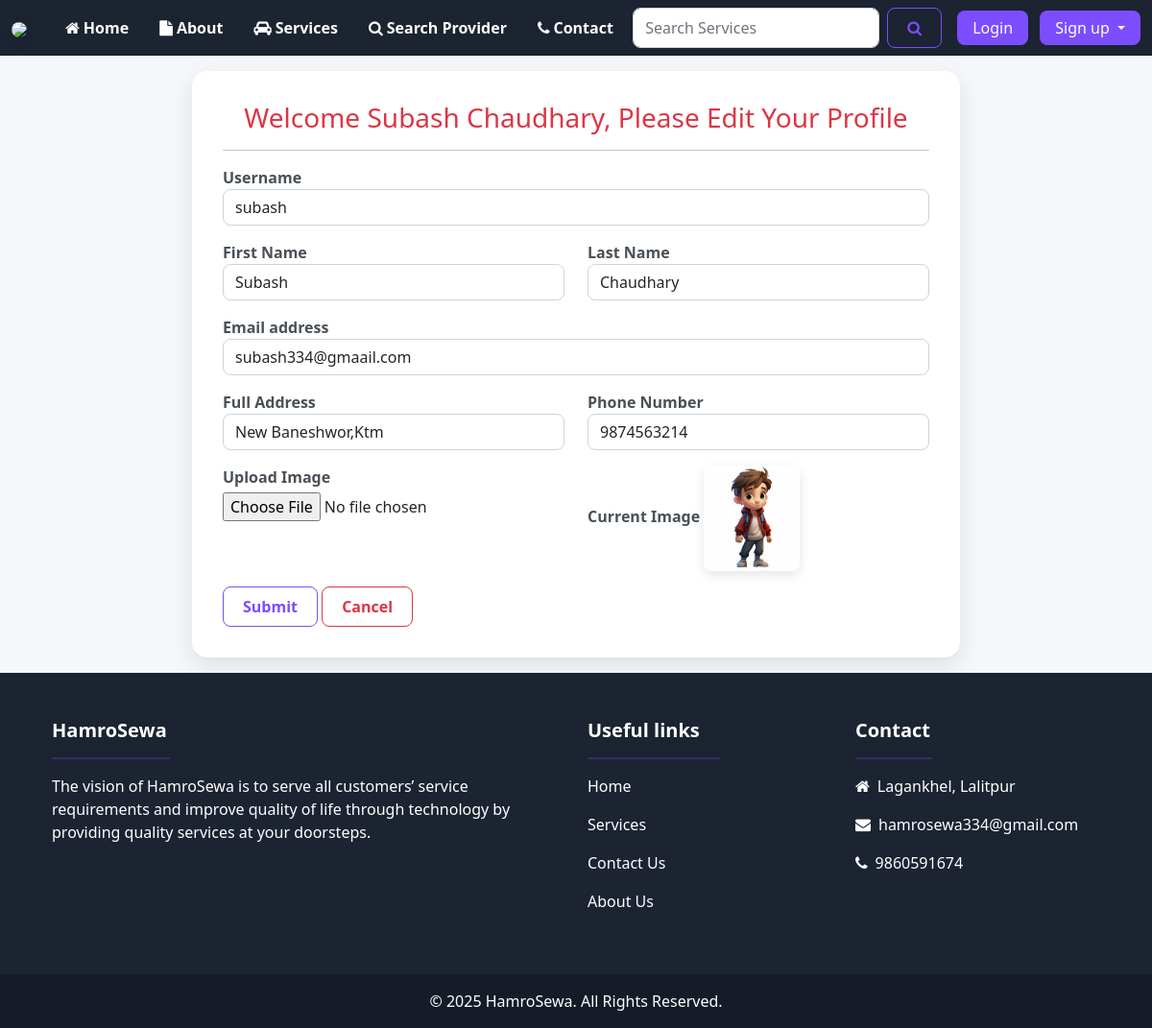
The page /editprofile/ (signed in) on the database its author committed.
### home/models.py (models this page shows, shortened)
class Customer(models.Model):
    user = models.ForeignKey(User, on_delete=models.CASCADE, null=True)
    phone = models.CharField(max_length=20, null=True)
    address = models.CharField(max_length=100, null=True)
    image = models.ImageField(upload_to='customer/', null=True)
    date_joined = models.DateField(auto_now_add=True)

### home/views.py (the view, shortened to what this page needs)
# urls.py: path('editprofile/', views.edit_profile, name='editprofile'),
@login_required(login_url='login')
def edit_profile(request):
    print(request.user)
    u = User.objects.get(id=request.user.id)
    try:
        page = True
        user = Service_Man.objects.get(user=u)
    except:
        page = False
        user = Customer.objects.get(user=u)
    services = Service.objects.all()
    city = City.objects.all()
    context = {'page': page, 'services': services, 'city': city, 'user': user}
    return render(request, 'editprofile.html', context)

### templates/editprofile.html (shortened to what this page needs)
<!DOCTYPE html>
<html lang="en">
{% load static %}
<head>
    <link href="https://cdn.jsdelivr.net/npm/bootstrap@5.0.2/dist/css/bootstrap.min.css" rel="stylesheet"
>
    <link rel="stylesheet" href="https://cdnjs.cloudflare.com/ajax/libs/font-awesome/4.7.0/css/font-awesome.min.css">
</head>
<body>
  <nav class="navbar navbar-expand-lg navbar-dark">
    <div class="container-fluid">
      <a class="navbar-brand" href="/"><img src="{% static 'img/logo.png' %}" style="width: 100px;" /></a>
      <div class="collapse navbar-collapse" id="navbarSupportedContent">
        <ul class="navbar-nav me-auto mb-2 mb-lg-0" style="font-weight: 600;">
          <li class="nav-item ms-3"><a class="nav-link active" href="/"><i class="fa fa-home pe-1"></i>Home</a></li>
          <li class="nav-item ms-3"><a class="nav-link" href="/about"><i class="fa fa-file pe-1"></i>About</a></li>
          <li class="nav-item ms-3"><a class="nav-link" href="/services"><i class="fa fa-car pe-1"></i>Services</a></li>
          <li class="nav-item ms-3"><a class="nav-link" href="{% url 'search_user' %}"><i class="fa fa-search pe-1"></i>Search Provider</a></li>
          <li class="nav-item ms-3"><a class="nav-link" href="/contact"><i class="fa fa-phone pe-1"></i>Contact</a></li>
        </ul>
        <form class="d-flex me-3" action="/search" method="GET">
          <input class="form-control me-2" type="search" name="search" placeholder="Search Services" required>
          <button class="btn btn-outline-primary"><i class="fa fa-search"></i></button>
        </form>
        <div>
          {% if user.is_authenticated %}
          <div class="dropdown">
            <button class="btn btn-primary dropdown-toggle" type="button" id="userid" data-bs-toggle="dropdown">
              Welcome {{ request.user }}
            </button>
            <ul class="dropdown-menu" aria-labelledby="userid">
              {% if user.is_superuser %}
                <li><a class="dropdown-item" href="{% url 'dashboard' %}">Dashboard</a></li>
              {% else %}
                <li><a class="dropdown-item" href="{% url 'profile' %}">Profile</a></li>
              {% endif %}
              <li><a class="dropdown-item" href="{% url 'logout' %}">Logout</a></li>
              {% if not user.is_superuser %}
                <li><hr class="dropdown-divider"></li>
                <li><a class="dropdown-item" href="{% url 'booking_details' %}">Booking Details</a></li>
              {% endif %}
            </ul>
          </div>
          {% else %}
            <a href="{% url 'login' %}" class="btn btn-primary me-2">Login</a>
            <div class="dropdown d-inline">
              <button class="btn btn-primary dropdown-toggle" type="button" data-bs-toggle="dropdown">
                Sign up
              </button>
            </div>
          {% endif %}
        </div>
      </div>
    </div>
  </nav>
  <div class="container my-3">
    <h3 class="text-center text-danger">Welcome {{ user.user.first_name }} {{ user.user.last_name }}, Please Edit Your Profile</h3>
    <hr>
    <form action="" method="POST" enctype="multipart/form-data">
      <div class="form-group mb-3">
        <label for="username">Username</label>
        <input type="text" class="form-control" id="username" name="username" value="{{ user.user.username }}" placeholder="Choose a unique username">
      </div>
      <div class="form-group mb-3 row">
        <div class="col">
          <label for="fname">First Name</label>
          <input type="text" class="form-control" name="fname" value="{{ user.user.first_name }}" placeholder="Enter Your First Name">
        </div>
        <div class="col">
          <label for="lname">Last Name</label>
          <input type="text" class="form-control" id="lname" name="lname" value="{{ user.user.last_name }}" placeholder="Enter Your Last Name">
        </div>
      </div>
      <div class="form-group mb-3">
        <label for="email">Email address</label>
        <input type="email" class="form-control" id="email" name="email" value="{{ user.user.email }}" placeholder="name@example.com">
      </div>
      <div class="form-group mb-3 row">
        <div class="col">
          <label>Full Address</label>
          <input type="text" class="form-control" name="address" value="{{ user.address }}" placeholder="Enter Address">
        </div>
        <div class="col">
          <label>Phone Number</label>
          <input type="tel" class="form-control" name="phone" value="{{ user.phone }}" placeholder="Enter Phone Number">
        </div>
      </div>
      <div class="form-group mb-3 row">
        <div class="col">
          <label>Upload Image</label>
          <input type="file" name="image">
        </div>
        <div class="col">
          <label>Current Image</label>
          <img src="{{ user.image.url }}" width="100" height="110" alt="Profile Image">
        </div>
      </div>
      <button type="submit" class="btn btn-outline-primary">Submit</button>
      <a href="{% url 'profile' %}" class="btn btn-outline-danger">Cancel</a>
    </form>
  </div>
  <footer class="text-white pt-4">
    <div class="container p-4">
      <div class="row">
        <div class="col-lg-6 mb-4">
          <h5 class="fw-bold">HamroSewa</h5>
          <hr style="width: 123px; background-color: #7c4dff; height: 2px;">
          <p>The vision of HamroSewa is to serve all customers’ service requirements and improve quality of life through technology by providing quality services at your doorsteps.</p>
        </div>
        <div class="col-lg-3 mb-4">
          <h5 class="fw-bold">Useful links</h5>
          <hr style="width: 138px; background-color: #7c4dff; height: 2px;">
          <p><a href="/" class="text-white text-decoration-none">Home</a></p>
          <p><a href="/services/" class="text-white text-decoration-none">Services</a></p>
          <p><a href="/contact/" class="text-white text-decoration-none">Contact Us</a></p>
          <p><a href="/about/" class="text-white text-decoration-none">About Us</a></p>
        </div>
        <div class="col-lg-3 mb-4">
          <h5 class="fw-bold">Contact</h5>
          <hr style="width: 80px; background-color: #7c4dff; height: 2px;">
          <p><i class="fa fa-home me-2"></i><a href="https://www.google.com/maps?q=Lagankhel,+Lalitpur" target="_blank" class="text-white text-decoration-none">Lagankhel, Lalitpur</a></p>
          <p><i class="fa fa-envelope me-2"></i><a href="mailto:hamrosewa334@gmail.com" class="text-white text-decoration-none">hamrosewa334@gmail.com</a></p>
          <p><i class="fa fa-phone me-2"></i><a href="tel:9860591674" class="text-white text-decoration-none">9860591674</a></p>
        </div>
      </div>
    </div>
    <div class="text-center py-3" style="background-color: rgba(0,0,0,0.2);">© 2025 HamroSewa. All Rights Reserved.</div>
  </footer>
</body>
</html>

### templates/editprofile.html (style rules this page uses)
body { background: #f5f7fa; }
.navbar { background-color: #1c2331 !important; }
.navbar .nav-link, .navbar .navbar-brand { font-weight: 600; color: #fff !important; transition: color 0.2s ease; }
.navbar .btn-primary { background-color: #7c4dff; border: none; padding: 0.4rem 1rem; border-radius: 0.5rem; transition: background 0.2s ease; }
.container.my-3 { max-width: 800px; background: #fff; padding: 2rem; border-radius: 1rem; box-shadow: 0 0.5rem 1.5rem rgba(0,0,0,0.1); }
.container.my-3 h3 { font-family: 'Segoe UI', Tahoma, Geneva, Verdana, sans-serif; color: #dc3545; margin-bottom: 1rem; }
.form-group label { font-weight: 600; color: #495057; }
.form-control, .form-select { border-radius: 0.5rem; border: 1px solid #ced4da; transition: border-color 0.2s, box-shadow 0.2s; }
input[type="file"] { border: none; padding: 0.25rem 0; }
img { border-radius: 0.5rem; object-fit: cover; box-shadow: 0 0.25rem 0.75rem rgba(0,0,0,0.1); }
.btn-outline-primary, .btn-outline-danger { border-radius: 0.5rem; padding: 0.5rem 1.25rem; font-weight: 600; transition: background 0.2s, color 0.2s, transform 0.2s; }
.btn-outline-primary { border-color: #7c4dff; color: #7c4dff; }
.btn-outline-danger { border-color: #dc3545; color: #dc3545; }
footer { background-color: #1c2331; color: #fff; padding-top: 2rem; }
footer h5 { font-weight: 700; }
footer a { color: #fff; transition: color 0.2s; }
footer .fa { margin-right: 0.5rem; }
.my-3 { margin-top: 1rem !important; margin-bottom: 1rem !important; }

### rows shown on the page
Customer: user.first_name "Subash", user.last_name "Chaudhary", username "subash", fname "Subash", lname "Chaudhary", email "subash334@gmaail.com", address "New Baneshwor,Ktm", phone "9874563214", image (picture)
